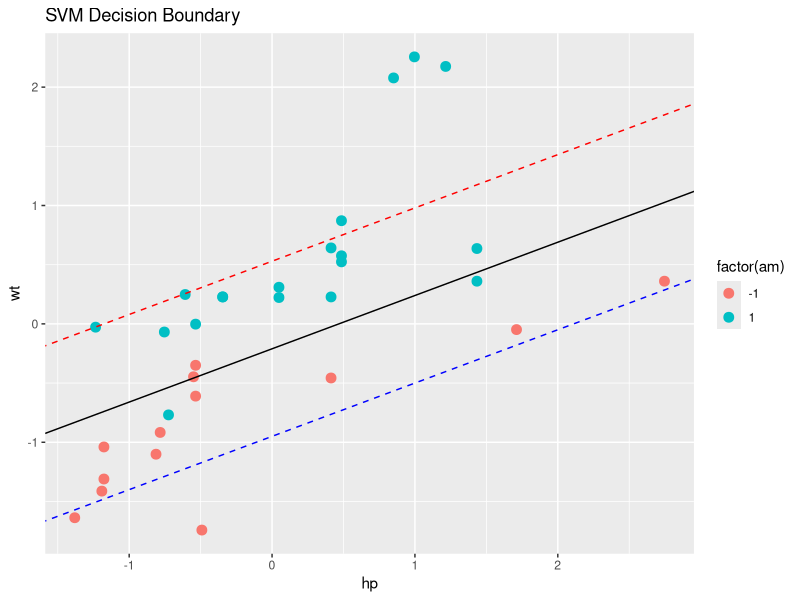

The R script that drew this image:
# Aggelou-Topic3.R
# Topic 3: SVMs

library(e1071)
library(ggplot2)
library(dplyr)

data(mtcars)
df <- mtcars[, c("hp", "wt", "am")]
df$am <- ifelse(df$am == 1, -1, 1)
df$hp <- scale(df$hp)
df$wt <- scale(df$wt)

svm_model <- svm(am ~ ., data = df, kernel = "linear", cost = 10, scale = FALSE)
w <- t(svm_model$coefs) %*% svm_model$SV
b <- -svm_model$rho
print(round(w, 3)); print(round(b, 3))

compute_J <- function(w, b, ds, C=1) {
  y <- ds$am
  X <- as.matrix(ds[, c("hp", "wt")])
  decision_values <- X %*% w + b
  hinge_loss <- sum(pmax(0, 1 - y * decision_values))
  regularization_term <- 0.5 * sum(w^2)
  return(regularization_term + C * hinge_loss)
}
compute_J(matrix(c(0.3, 0.7), ncol = 1), 0.5, df, 1)
compute_J(matrix(c(1, 1), ncol = 1), 0.2, df, 0.5)

compute_DJ <- function(ds, w, C) {
  X <- as.matrix(ds[, c("hp", "wt")])
  y <- ds$am
  tmp <- 1 - y * (X %*% w + b)
  mMax <- pmax(tmp, 0)
  indices <- which(mMax > 0)
  d1 <- -C * sum(y[indices] * X[indices, 1]) + w[1]
  d2 <- -C * sum(y[indices] * X[indices, 2]) + w[2]
  return(c(d1, d2))
}
compute_DJ(df, matrix(w, ncol = 1), 1)

ggplot(df, aes(x = hp, y = wt, color = factor(am))) +
  geom_point(size = 3) +
  geom_abline(intercept = -b/w[2], slope = -w[1]/w[2], color = "black") +
  geom_abline(intercept = (1 - b)/w[2], slope = -w[1]/w[2], linetype = "dashed", color = "red") +
  geom_abline(intercept = (-1 - b)/w[2], slope = -w[1]/w[2], linetype = "dashed", color = "blue") +
  labs(title = "SVM Decision Boundary", x = "hp", y = "wt")
